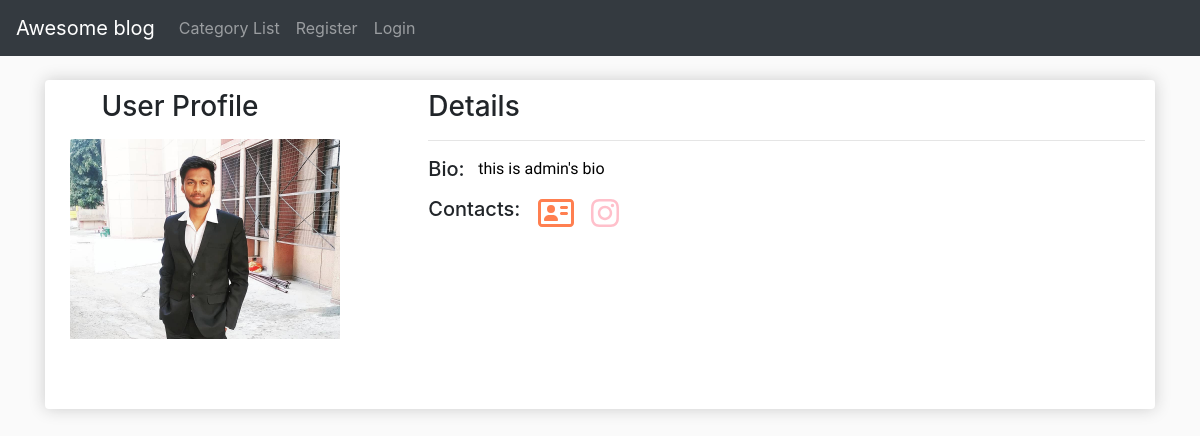
Screenshot of /members/1/Profile/ with the database file from the repository.
### theblog/models.py (models this page shows, shortened)
class Profile(models.Model):
    user = models.OneToOneField(User,null=True, on_delete=models.CASCADE)
    bio = models.TextField()
    profile_pic = models.ImageField(null=True, blank=True, upload_to="images/profile/")
    website_url = models.CharField(max_length=255,null=True, blank=True)
    facebook_url = models.CharField(max_length=255,null=True, blank=True)
    twitter_url = models.CharField(max_length=255,null=True, blank=True)
    instagram_url = models.CharField(max_length=255,null=True, blank=True)
    linkdin_url = models.CharField(max_length=255,null=True, blank=True)

### members/views.py (the view)
# urls.py: path('<int:pk>/Profile/',ShowProfileView.as_view(),name="show_profile"),
class ShowProfileView(DetailView):
    model = Profile
    template_name = 'registration/user_profile.html'
    def get_context_data(self,*args,**kwargs):
        context = super(ShowProfileView, self).get_context_data(*args,**kwargs)
        page_user = get_object_or_404(Profile, id=self.kwargs['pk'])
        context["page_user"] = page_user
        return context

### members/templates/registration/user_profile.html (shortened to what this page needs)
{% extends "base.html" %} {% load static %} {% block content %}
<div class="container box-element">
        <div class="row">
                <div class="col-md-3 col-sm-3">
                        <h3 class="text-center">User Profile</h3>
                        <div class="hover01 column">
                                <div>
                                        <figure>
                                                {% if page_user.profile_pic %}
                                                <img src="{{page_user.profile_pic.url}}" class="card-img"
                                                        alt="author's image" />
                                                {% else %}
                                                <img src="{% static 'images/download.png' %}" class="card-img"
                                                        alt="author's image" />
                                                {% endif %}
                                        </figure>
                                </div>
                        </div>
                </div>
                <div class="col-md-8 col-sm-8 offset-1">
                        <h3>Details</h3>
                        <hr>
                        <div class="d-flex">
                                <h5 >Bio:</h5> &nbsp; &nbsp;
                                <p class="ft-blog-paragraph">{{page_user.bio}}</p>
                        </div>
                        <div class="d-flex mb-2">
                                <h5>Contacts: </h5> &nbsp;&nbsp;&nbsp;
                                {% if page_user.website_url %}
                                <a href="{{ page_user.website_url }}"> <i class="far fa-address-card fa-2x"
                                                style="padding-left: 4px; color: #FF7F50;"></i></a>{% endif %}
                                {% if page_user.instagram_url %} &nbsp; &nbsp;
                                <a href="{{ page_user.instagram_url }}"> <i class="fab fa-instagram fa-2x"
                                                style="color: pink; padding-left: 4px;"
                                                aria-hidden="true"></i></a>{% endif %}
                        </div>
 {% endblock content %}

### theblog/static/css/core0.css (style rules this page uses)
body { background-color: hsl(0, 0%, 98%); }
.box-element { box-shadow:hsl(0, 0%, 80%) 0 0 16px; background-color: #fff; border-radius: 4px; padding: 10px; }
.ft-blog-paragraph { word-wrap: break-word; white-space: normal; color: rgb(0, 0, 0); font-family: 'Open Sans Condensed', sans-serif; }
.hover01 figure img { -webkit-transform: scale(1); transform: scale(1); -webkit-transition: .3s ease-in-out; transition: .3s ease-in-out; }
.column { margin: 15px 15px 0; padding: 0; }
.column:last-child { padding-bottom: 60px; }
.column::after { content: ''; clear: both; display: block; }
.column div { position: relative; float: left; width: 300px; height: 200px; margin: 0 0 0 25px; padding: 0; }
.column div:first-child { margin-left: 0; }
figure { width: 270px; height: 200px; margin: 0; padding: 0; background: #fff; overflow: hidden; }

### rows the page displays
Profile: profile_pic (picture), bio "this is admin's bio"
